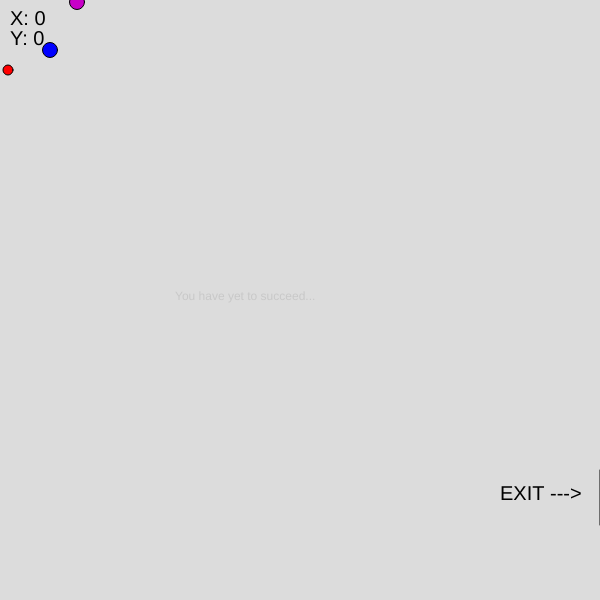
Frame 1 (no input)
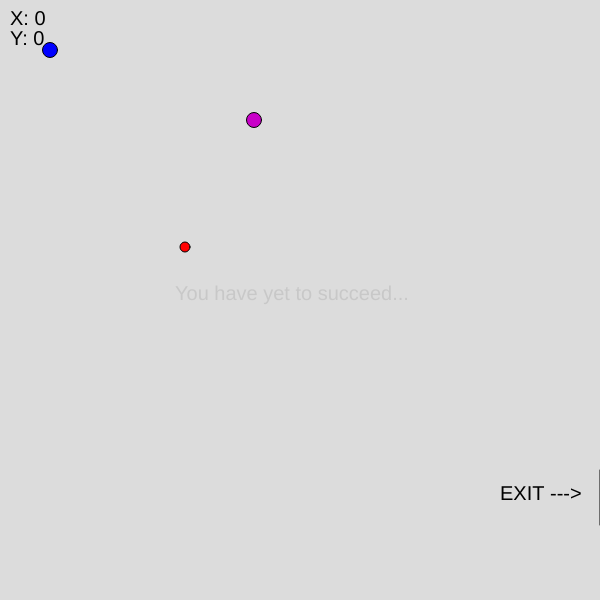
Frame 60 (no input)
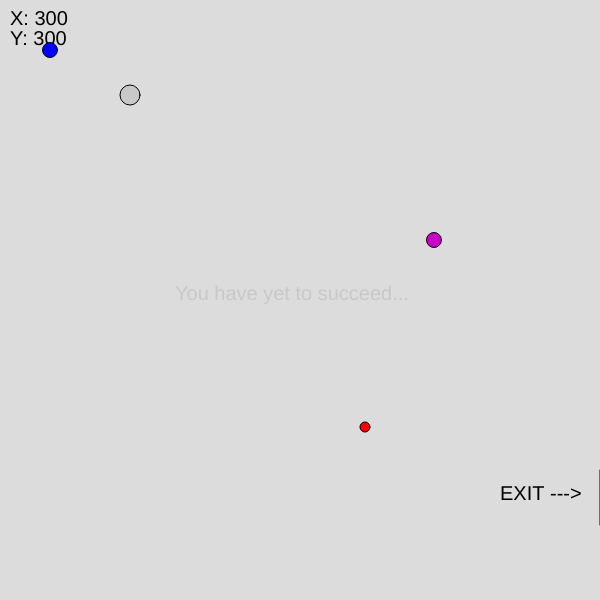
Frame 120 (the mouse pressed at the canvas centre since frame 60)

The p5.js sketch that drew these frames (run headless with seeded random() and noise() and a simulated clock; from frame 60 on, the mouse is pressed at the canvas centre):

// p5.js sketch
// ── sketch.js
//Player Start
var playerX = 50
var playerY = 50

//Key Codes
var w = 87; 
var s = 83;
var a = 65;
var d = 68;

//Generated Object (Mouse-Click Object)
var genObsX;
var genObsY;

//Enemies
var enemyAX;
var enemyAY;
var enemyBX;
var enemyBY;
var enemyASpeed;
var enemyBSpeed;

function setup() {
  createCanvas(600, 600);

//Enemy Speeds and Starts
  enemyASpeed = floor(random() * 2) + 2;
  enemyBSpeed = floor(random() * 2) + 2;
  enemyAX = floor(random() * 9) + 2;
  enemyAY = floor(random() * 2) + 70;
  enemyBX = floor(random() * 9) + 70;
  enemyBY = floor(random() * 2) + 2;

//Random Object Location
  genObsX = -10
  genObsY = -10

}

function draw() {
  background(220);

//Win Condition
 if(playerX > 600 && playerY >= 470 && playerY <= 525) {
  fill(225, 0, 0);
  text("You Won..?", 250, 300);
 }
 else {
  fill(200, 200, 200);
  text("You have yet to succeed...", 175, 300);
 }

//Mouse Location Finder
  textSize(20);
  fill(0, 0, 0);
   text("X: " + mouseX, 10, 25);
   text("Y: " + mouseY, 10, 45);

//Exit Line
  line(600, 470, 600, 525);
  text("EXIT --->", 500, 500);

//Player Character
  fill(0, 0, 255);
  circle(playerX, playerY, 15);
//Player Movement
  playercontrols()

//Bad gyus
  fill(255, 0, 0);
  circle(enemyAX, enemyAY, 10)
  enemyAX += enemyASpeed
  enemyAY += enemyASpeed
  if(enemyAX >= 600 || enemyAY >= 600) {
  enemyAX = floor(random() * 9) + 2;
  enemyAY = floor(random() * 2) + 70;
  enemyASpeed = floor(random() * 2) + 2;
  }

  fill(200, 0, 200);
  circle(enemyBX, enemyBY, 15)
  enemyBX += enemyASpeed
  enemyBY += enemyBSpeed
  if(enemyBX >= 600 || enemyBY >= 600) {
  enemyBX = floor(random() * 9) + 70;
  enemyBY = floor(random() * 2) + 2;
  enemyBSpeed = floor(random() * 2) + 2;
  }

//Generate Mouse-Click Object
  fill(200, 200, 200)
  circle(genObsX, genObsY, 20)

}

function playercontrols() {

  if(keyIsDown(w)) {
   playerY -= 2;
  }

  else if(keyIsDown(s)) {
   playerY += 2;
  }

  if(keyIsDown(a)) {
   playerX -= 2;
  }

  else if(keyIsDown(d)) {
   playerX += 2;
  }
}

function mousePressed() {
  genObsX = floor(random() * 500) + 9;
  genObsY = floor(random() * 500) + 9;
}
// ── Homework 11.html
<html>
	<head>
		<title>Sh*tty Game With No Collision</title>
   		<script src="https://cdnjs.cloudflare.com/ajax/libs/p5.js/1.1.9/p5.min.js"></script>
		<script src="sketch.js"></script>
	</head>
  	<body>
	</body>
</html>
